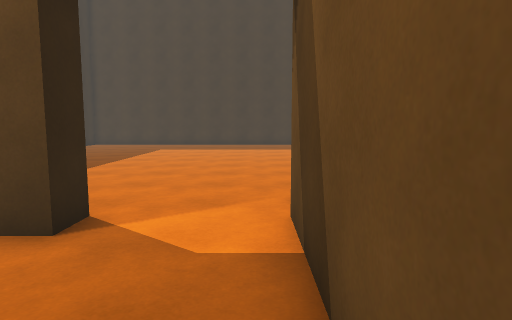
View 1 (above)

18 first-person views from a walk through a Unity game level. The camera is 1.5 m above the floor, tilts 6° down and sees 75° across. The floor is counted in squares, 1 m on a side. Each view is taken from the middle of a square. On the plan, view 1 faces up. The plan holds only what a view shows up to about 15 squares ahead; the rest is blank. The place goes on beyond the plan. The player character is not drawn. Surface patterns are stand-ins for the level's own textures.

View 2
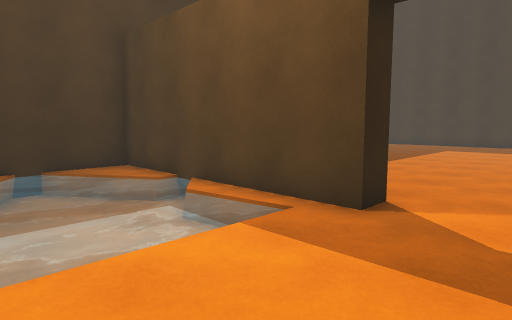

View 3
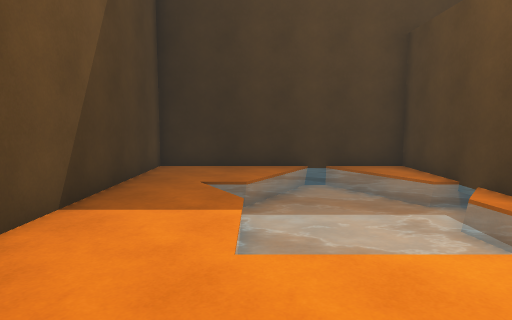

View 4
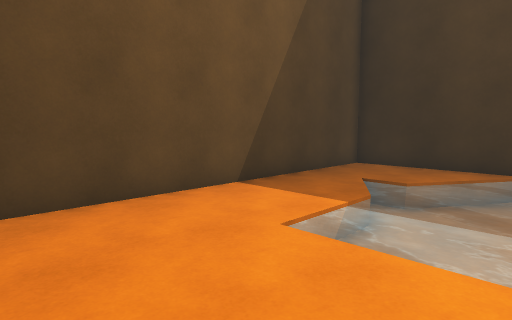

View 5
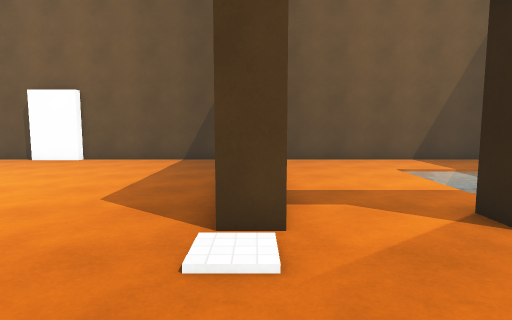

View 6
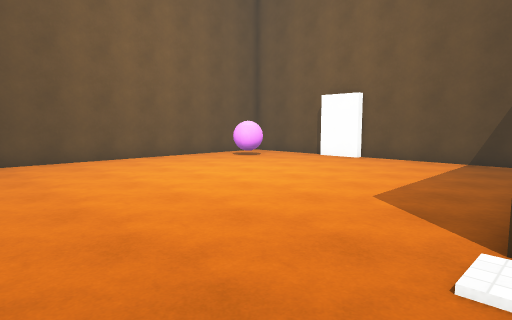

View 7
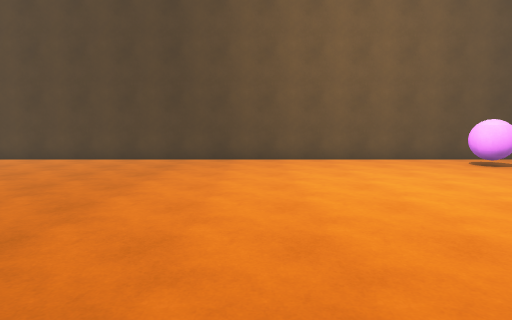

View 8
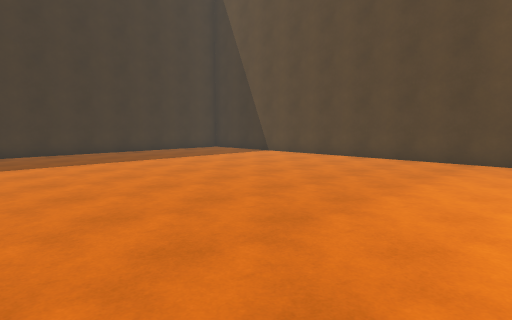

View 9
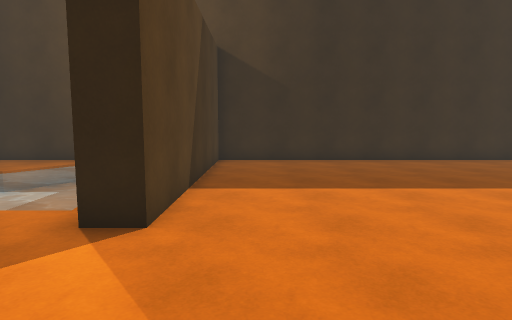

View 10
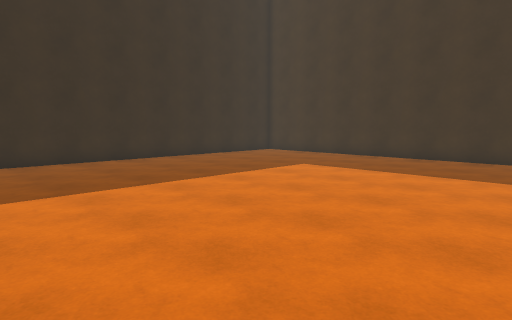

View 11
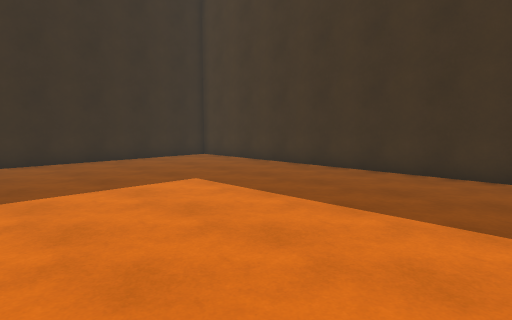

View 12
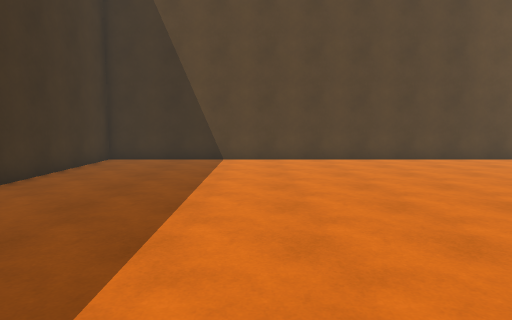

View 13
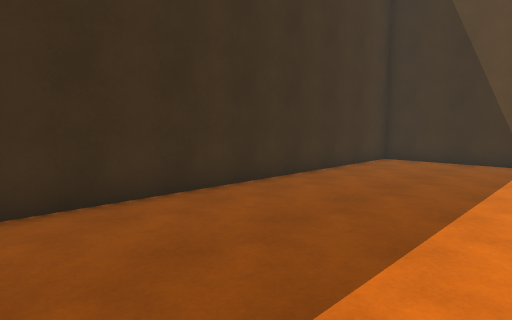

View 14
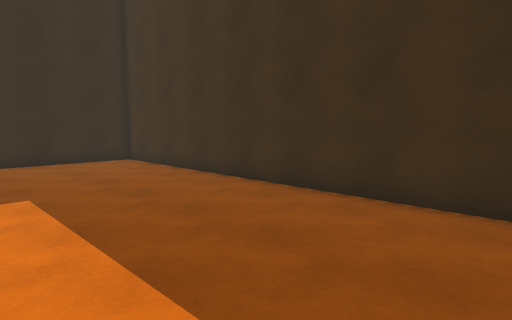

View 15
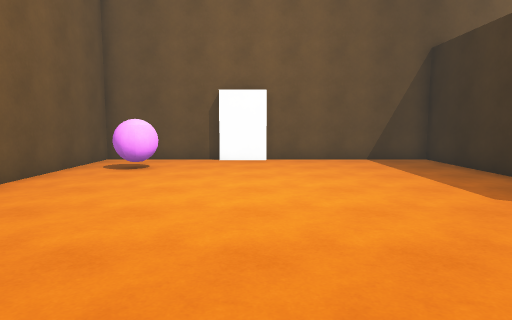

View 16
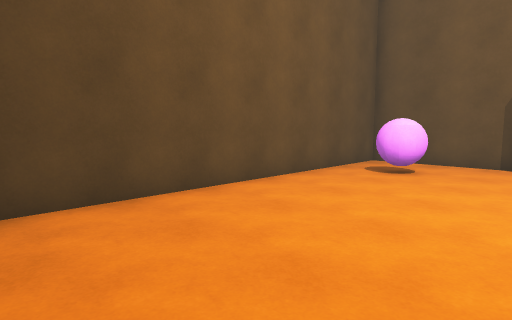

View 17
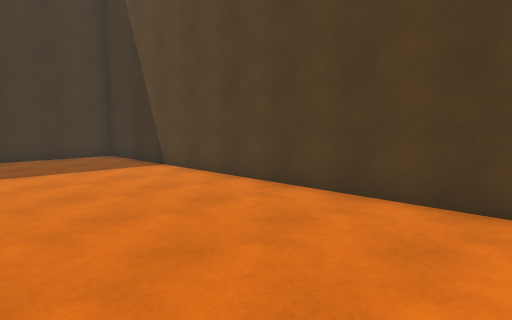

View 18
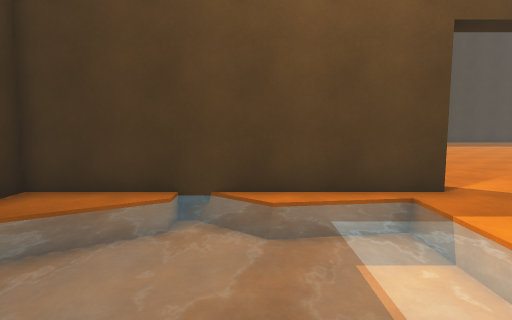

### Floor plan
Key: @ floor where view 1 was taken; # wall or solid block; . floor; ≈ water the walk keeps out of; O other object.
Columns run from 12 left of view 1 to 16 right of it. Each row starts with its distance up from view 1.
 26 #############################
 25 #...........................#
 24 #...........................#
 23 #...........................#
 22 #...........................#
 21 #...........................#
 20 #...........................#
 19 #...........................#
 18 #...........................#
 17 #...........................#
 16 #...........................#
 15 #...........................#
 14 #...........................#
 13 #...........................#
 12 #...........................#
 11 #...........................#
 10 #...........................#
  9 #...........................#
  8 #...........................#
  7 #...........................#
  6 #...........................#
  5 ##########...#..............#
  4 ####≈####....#..............#
  3 #.≈≈≈≈≈≈≈....#..............#
  2 ≈≈≈≈≈≈≈≈≈....#..............#
  1 ≈≈≈≈≈≈≈≈≈....#..............#
  0 #≈≈≈≈≈≈≈≈...@#..............#
 -1 #..≈≈≈≈≈≈....#...........OO.#
 -2 #...≈........#...........OO.#
 -3 #............#..............#
 -4 #............#.......##.....#
 -5 #############################

Positions as (right, up) in squares from view 1, and headings:
1: (0, 0), facing up
2: (0, -1), facing up-left
3: (0, -1), facing left
4: (0, 2), facing down-left
5: (1, 10), facing down
6: (1, 10), facing down-right
7: (1, 7), facing right
8: (1, 7), facing up-right
9: (2, 7), facing left
10: (2, 10), facing up-left
11: (2, 15), facing up-left
12: (1, 19), facing right
13: (1, 19), facing up-right
14: (2, 19), facing up-left
15: (9, 10), facing down
16: (9, 9), facing down-right
17: (9, 9), facing up-right
18: (-7, -3), facing up
